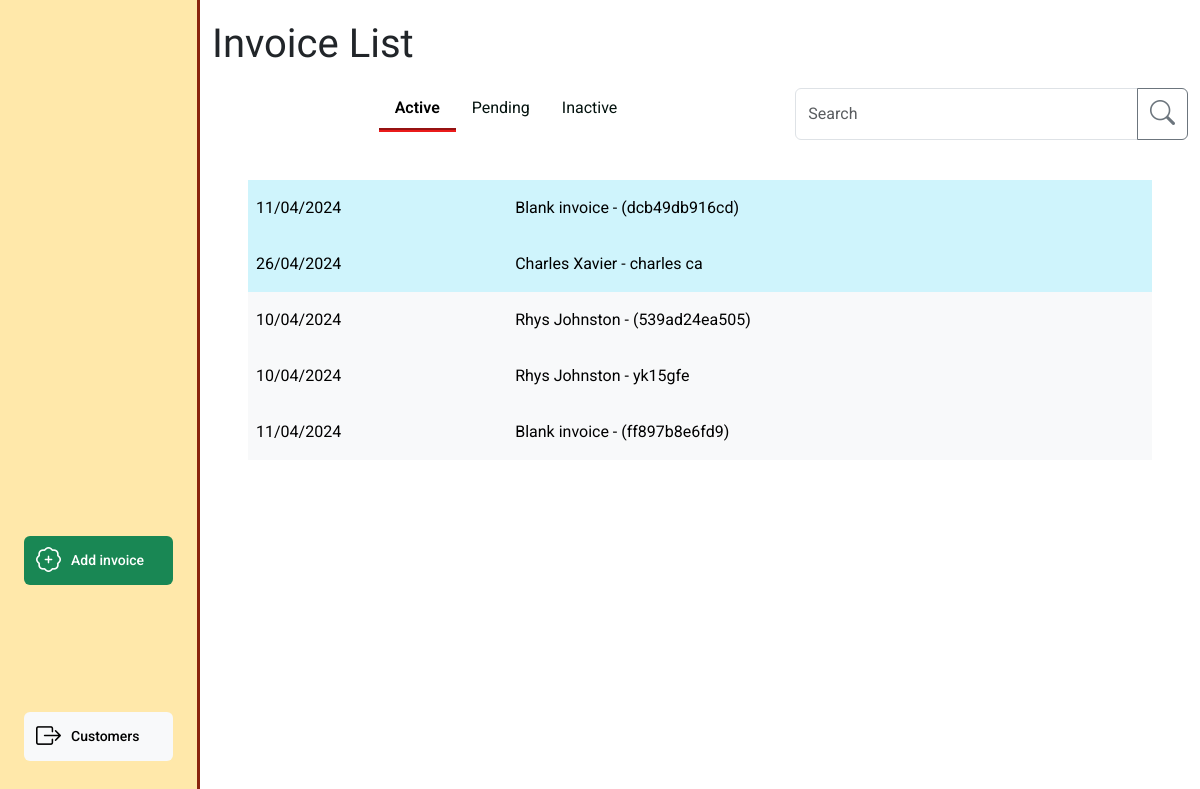
The app's page /invoices/invoice_list with its own data.
### invoice/models.py (models this page shows, shortened)
class Invoice(models.Model):
    class InvoiceStatus(models.IntegerChoices):
        WORK_ON_HOLD = 1, 'Work on hold'
        OPEN = 2, 'Open'
        READY_FOR_PROCESSING = 3, 'Ready for processing'
        READY_FOR_VERIFICATION = 4, 'Ready for verification'
        SENT_TO_CUSTOMER = 5, 'Sent to customer'
        COMPLETE = 6, 'Complete'
    inv_number = models.CharField(
        max_length=10, null=True, editable=False)
    inv_integer = models.PositiveIntegerField(null=True, editable=False)
    customer = models.ForeignKey(
        Customer, on_delete=models.PROTECT, related_name='invoices',
        blank=True, null=True)
    vehicle = models.ForeignKey(
        Vehicle, on_delete=models.PROTECT, related_name='invoices',
        blank=True, null=True)
    date_in = models.DateTimeField(blank=True, null=True)
    mileage = models.PositiveIntegerField(blank=True, null=True)
    status = models.PositiveSmallIntegerField(
        choices=InvoiceStatus.choices, blank=True, null=True)
    active = models.BooleanField(default=True, blank=True, null=True)
    parts_total = models.PositiveIntegerField(blank=True, null=True)
    labour_total = models.PositiveIntegerField(blank=True, null=True)
    subtotal = models.PositiveIntegerField(blank=True, null=True)
    vat_total = models.PositiveIntegerField(blank=True, null=True)
    grand_total = models.PositiveIntegerField(blank=True, null=True)
    slug = models.SlugField(max_length=100, unique=True, blank=False, null=False)
    unique_id = models.CharField(null=True, blank=True, max_length=100)
    def __str__(self):
        if self.inv_integer:
            result = f'{self.customer} - {self.vehicle} - {self.inv_number}'
        elif self.customer and self.vehicle:
            result = f'{self.customer} - {self.vehicle}'
        elif self.customer or self.vehicle:
            result = f'{self.customer or self.vehicle} - ({self.unique_id})'
        else:
            result = f'Blank invoice - ({self.unique_id})'
        return result

### customer/models.py (models this page shows, shortened)
class Customer(models.Model):
    class CustomerType(models.IntegerChoices):
        TRADE = 1, 'Trade'
        PRIVATE = 2, 'Private'
    class PaymentTerms(models.IntegerChoices):
        PIA = 1, 'Payment in advance'
        NET_7 = 2, '7 days'
        NET_14 = 3, '14 days'
        NET_30 = 4, '30 days'
        NET_60 = 5, '60 days'
    name = models.CharField(max_length=20, blank=False, null=False)
    friendly_name = models.CharField(max_length=10, blank=True, null=True)
    type = models.PositiveSmallIntegerField(
        choices=CustomerType.choices, blank=True, null=True)
    address_line_1 = models.CharField(max_length=27, blank=True, null=True)
    address_line_2 = models.CharField(max_length=27, blank=True, null=True)
    city_region = models.CharField(max_length=27, blank=True, null=True)
    postcode = models.CharField(max_length=10, blank=True, null=True)
    contact_number_primary = models.CharField(max_length=20, blank=True, null=True)
    email = models.CharField(max_length=20, blank=True, null=True)
    payment_terms = models.PositiveSmallIntegerField(
        choices=PaymentTerms.choices, blank=True, null=True)
    active = models.BooleanField(default=True, blank=True, null=True)
    slug = models.SlugField(max_length=100, unique=True, blank=False, null=False)
    def __str__(self):
        return self.name

class Vehicle(models.Model):
    customer = models.ForeignKey(
        Customer, blank=False, null=False, on_delete=models.CASCADE)
    registration = models.CharField(max_length=10, null=False, blank=False)
    make = models.CharField(max_length=27, blank=True, null=True)
    model = models.CharField(max_length=27, blank=True, null=True)
    active = models.BooleanField(default=True, blank=True, null=True)
    slug = models.SlugField(max_length=100, unique=True, blank=False, null=False)
    def __str__(self):
        return self.registration

### invoice/views.py (the view, shortened to what this page needs)
# urls.py: path('invoice_list', views.invoice_list, name='invoice_list'),
def invoice_list(request):
    create_invoice_form = InvoiceForm(initial={'status': 2})
    invoices = Invoice.objects.all()
    query = None
    filter_mapping = {
        'active': [2, 3, 4],
        'pending': [5,],
        'inactive': [1, 6]
    }
    filter = 'active'
    if request.method == 'GET':
        if 'filter' in request.GET:
            filter = request.GET['filter']
            if 'q' in request.GET:
                query = request.GET['q']
                if not query:
                    messages.error(request, 'Nothing entered in search bar.')
                    return redirect(reverse('invoice_list'))
                queries = Q(customer__name__icontains=query) | Q(vehicle__registration__icontains=query)
                invoices = invoices.filter(queries)
    status_to_filter = filter_mapping.get(filter)
    if filter == 'inactive':
        invoices=invoices.filter(status__in=status_to_filter).order_by('status')
    else:
        invoices=invoices.filter(status__in=status_to_filter).order_by('-status')
    status_class_map = {
        1: 'secondary',
        2: 'light',
        3: 'success',
        4: 'info',
        5: 'danger',
        6: 'light'
    }
    context = {
        'create_invoice_form': create_invoice_form,
        'invoices': invoices,
        'search_term': query,
        'filter_status': filter,
        'status_class_map': status_class_map,
        'available_status_map': available_status_full_dict_map
    }
    return render(request, 'invoice/invoice_list.html', context)

### invoice/context_processors.py (called while the page is built)
def user_creds(request):
    return {
        'Mechanic': request.user.groups.filter(name='Mechanic').exists(),
        'Accounts': request.user.groups.filter(name='Accounts').exists(),
        'Foreman': request.user.groups.filter(name='Foreman').exists(),
    }

### invoice/forms.py (called while the page is built)
def add_or_edit_modal(slug, type, layout):
    if slug:
        layout
    else:
        layout = Modal(
            layout,
            Row(
                Column(
                    ButtonHolder(
                        Submit(
                            'submit',
                            'Save',
                            css_class='float-end'
                        ),css_class='',
                    )
                )
            ),
            css_id=type+"_modal",
            title="Add "+type.capitalize(),
            css_class="modal-lg h-100 overflow-y-auto"
        )
    return  layout

    def create_option(self, name, value, label, selected, index, subindex=None, attrs=None):
        option = super().create_option(
            name, value, label, selected, index, subindex=subindex, attrs=attrs)
        try:
            instance = self.choices.queryset.get(pk=value.value)
            option_fk = instance.customer.id
            if option_fk:
                option['attrs']['class'] = option_fk
        except:
            option['attrs']['class'] = 'no_customer'
        return option

### invoice/templatetags/custom_tags.py (called while the page is built)
@register.filter
def get_dict_value(key_to_search, dict):
    return dict.get(key_to_search, {})

@register.filter
def date_uk(value):
    return formats.date_format(value, "d/m/Y")

### invoice/templates/invoice/invoice_list.html (shortened to what this page needs)
{% extends "base_dashboard.html" %}
{% load static %}
{% load crispy_forms_tags %}
{% load custom_tags %}
{% block css %}
{{ block.super }}
<link rel="stylesheet" href="{% static 'invoice/css/invoice.css' %}">
{% endblock %}
{% block page_heading %}Invoice List{% endblock %}
{% block side_menu_action_items %}
    <a type="button" data-bs-toggle="modal" data-bs-target="#invoice_modal" class="btn side-menu-link btn-success"><i
            class="bi bi-patch-plus"></i> <span>Add invoice</span></a>
{% endblock side_menu_action_items %}
{% block side_menu_nav_items %}
<a href="{% url 'customer_list' %}" class="btn side-menu-link btn-light"><i
    class="bi bi-box-arrow-right"></i><span>Customers</span></a>
{% endblock side_menu_nav_items %}
{% block filter_search %}
<div class="col-5 offset-2 d-none d-lg-block mb-4">
    <ul class="nav nav-tabs" role="navigation">
        <li class="nav-item">
            <a class="nav-link {% if filter_status == 'active' %}active" aria-current="page" {% else %}" {% endif %}
            href="{% url 'invoice_list' %}">Active</a>
        </li>
        {% if not Mechanic %}
        <li class="nav-item">
            <a class="nav-link {% if filter_status == 'pending' %}active" aria-current="page" {% else %}" {% endif %}
            href="{% url 'invoice_list' %}?filter=pending">Pending</a>
        </li>
        {% endif %}
        <li class="nav-item">
            <a class="nav-link {% if filter_status == 'inactive' %}active" aria-current="page" {% else %}" {% endif %}
            href="{% url 'invoice_list' %}?filter=inactive">Inactive</a>
        </li>
    </ul>
</div>
<div class="col-lg-5 d-none d-lg-block ">
    <form action="{% url 'invoice_list' %}" method="GET">
        {% include 'includes/searchbar.html' %}
    </form>
</div>
{% endblock %}
{% block dashboard_content %}
<div class="table-responsive">
    <table class="table table-hover align-middle invoice-list-table fs-6">
        <tbody>
            {% if invoices %}
                {% for invoice in invoices %}
                    {% with status=invoice.status %}
                        {% if status == 1 and not Foreman or status == 2 and Accounts or status == 3 and not Foreman or status == 4 and Mechanic %}
                        {% else %}
                        <tr class="table-{{ invoice.status|get_dict_value:status_class_map }}">
                            <td scope="row " class="d-none d-lg-table-cell">
                                <a href="{% url 'invoice_summary' invoice.slug %}">{{invoice.date_in|date_uk}}</a>
                            </td>
                            <td class="d-none d-lg-table-cell">
                                <a href="{% url 'invoice_summary' invoice.slug %}">{{invoice}}</a>
                            </td>
                        </tr>
                        {% endif %}
                    {% endwith %}
                {% endfor %}
            {% else %}
            <div class="text-center">
                <h5>No results</h5>
            </div>
            {% endif %}
        </tbody>
    </table>
</div>
{% endblock %}

### static/css/base.css (style rules this page uses)
html { height: 100%; overflow: hidden; }
body { font-family: 'Roboto', Arial, sans-serif; }
a { color: black; text-decoration: none; }
i { font-size: 25px; }
.side-menu-link { display: flex; align-items: center; font-size: 14px; font-weight: 500; border:none; width: 100%; margin-bottom: 15px; }
.side-menu-link > i { font-size: 25px; margin-right: 10px; }
tr { line-height: 40px; }
th > a, td > a { text-decoration: none; display:block }
.invoice-list-table tr, .invoice-list-table td, .invoice-list-table th, .bottom-row, .bottom-row td { border: none!important; }

### invoice/static/invoice/css/invoice.css (style rules this page uses)
.nav-item .nav-link { color: #03120E; }
.nav-tabs .nav-item .nav-link.active { color: black!important; font-weight: 600; border-bottom: 4px groove rgb(234 27 27); }
.nav-tabs { --bs-nav-tabs-border-width: none; --bs-nav-tabs-border-color: var(--bs-border-color); --bs-nav-tabs-border-radius: var(--bs-border-radius); --bs-nav-tabs-link-hover-border-color: var(--bs-secondary-bg) var(--bs-secondary-bg) var(--bs-border-color); --bs-nav-tabs-link-active-color: var(--bs-emphasis-color); --bs-nav-tabs-link-active-bg: var(--bs-body-bg); --bs-nav-tabs-link-active-border-color: var(--bs-border-color) var(--bs-border-color) var(--bs-body-bg); border-bottom: var(--bs-nav-tabs-border-width) solid var(--bs-nav-tabs-border-color); }

### records on screen
Invoice: date_in "11/04/2024", inv_integer+customer+vehicle "Blank invoice - (dcb49db916cd)"
Invoice: date_in "26/04/2024", inv_integer+customer+vehicle "Charles Xavier - charles ca"
Invoice: date_in "10/04/2024", inv_integer+customer+vehicle "Rhys Johnston - (539ad24ea505)"
Invoice: date_in "10/04/2024", inv_integer+customer+vehicle "Rhys Johnston - yk15gfe"
Invoice: date_in "11/04/2024", inv_integer+customer+vehicle "Blank invoice - (ff897b8e6fd9)"
